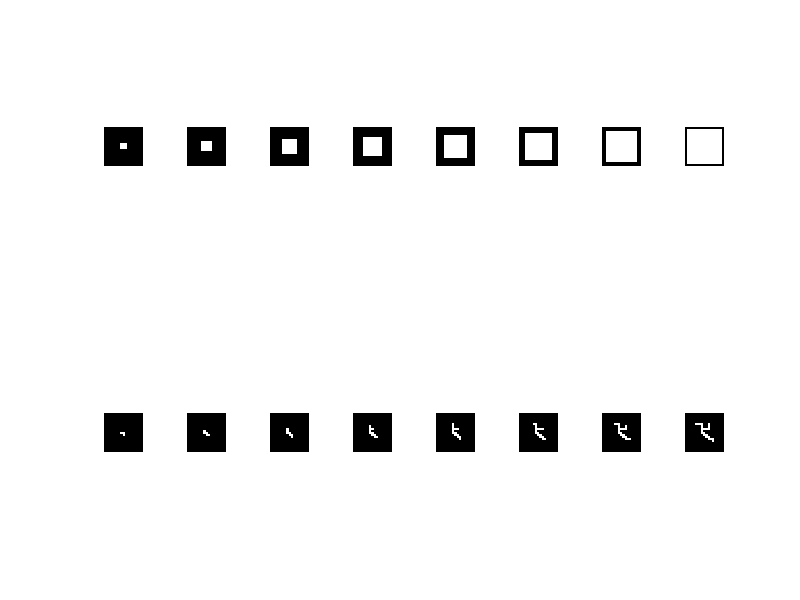

The MATLAB source for this figure:
%   The Wave demo code was written by Kun Zhan, Jicai Teng
%   $Revision: 1.0.0.0 $  $Date: 2014/03/09 $ 17:43:28 $

%   Reference:
%   K. Zhan, J. Shi, J. Teng, Q. Li and M. Wang,
%   Feature-linking model for image enhancement,
%   Neural Computation, vol. 28, no. 6, pp. 1072-1100, 2016.

close all;clc,clear
S = zeros(19);	Yv = S;
S(6:14,6:14) = [3 3 3 3 1 2 3 0 1;
                1 2 1 3 0 0 3 1 1;
                0 1 1 3 3 3 3 0 0;
                0 1 0 3 0 1 2 0 0;
                0 1 0 3 3 0 1 0 0;
                0 2 2 1 3 3 1 1 1;
                0 1 1 0 1 3 3 0 0;
                0 1 0 1 0 1 3 3 3;
                0 1 0 2 0 1 2 0 3;];
Yv(10,10) = 1;	Yu = Yv;
W = [0.1 1 0.1; 
     1   1  1; 
     0.1 1 0.1];
Theta = 0.05;
N = 8;
for n = 1:N
    U =  0.7.*conv2(Yu,W,'same');
    V =  0.0172*S.*conv2(Yv,W,'same');
    Yu = double(U > Theta); 
    Yv = double(V > Theta);
    subplot(2,N,n),imshow(Yu,[],'InitialMagnification','fit');
    subplot(2,N,n+N),imshow(Yv,[],'InitialMagnification','fit');
end